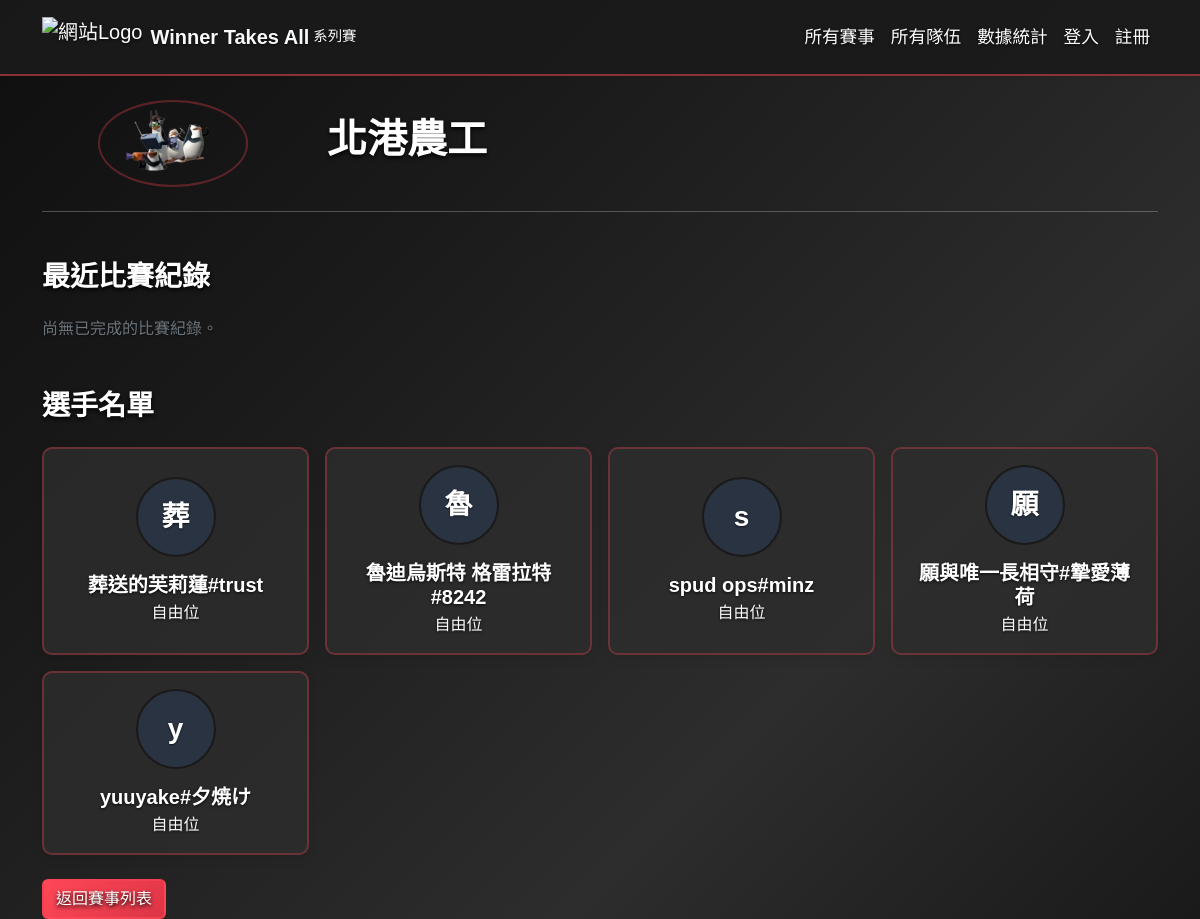
Screenshot of /teams/34/ with the database file from the repository.
### tournaments/models.py (models this page shows, shortened)
class Team(models.Model):
    name = models.CharField(max_length=100, unique=True, verbose_name="隊伍名稱")
    logo = models.ImageField(upload_to='team_logos/', null=True, blank=True, verbose_name="隊伍Logo")

class Player(models.Model):
    nickname = models.CharField(max_length=100, verbose_name="遊戲內暱稱")
    team = models.ForeignKey(Team, on_delete=models.CASCADE, related_name='players', verbose_name="所屬隊伍")
    avatar = models.ImageField(upload_to='player_avatars/', null=True, blank=True, verbose_name="選手頭像")
    role = models.CharField(
        max_length=20,
        choices=PLAYER_ROLES,
        default='Flex',
        verbose_name='角色定位'
    )

### tournaments/views.py (the view)
# urls.py: path('teams/<int:pk>/', views.team_detail, name='team_detail'), # 網址用複數 teams 較符合慣例
def team_detail(request, pk):
    team = get_object_or_404(Team, pk=pk)
    players = team.players.all()
    match_history = Match.objects.filter(
        Q(team1=team) | Q(team2=team),
        status='completed' # 只顯示已完成的比賽
    ).select_related('team1', 'team2', 'tournament').order_by('-match_time')
    context = {
        'team': team,
        'players': players,
        'match_history': match_history, # 將歷史戰績傳給模板
    }
    return render(request, 'tournaments/team_detail.html', context)

### tournaments/templates/tournaments/team_detail.html (shortened to what this page needs)
{% extends 'tournaments/base.html' %}
{% block content %}
    <div class="row align-items-center mb-4">
        <div class="col-md-3 text-center">
            {% if team.logo %}
                <img src="{{ team.logo.url }}" alt="{{ team.name }} Logo" class="img-fluid rounded-circle" style="max-width: 150px; border: 2px solid var(--border-color);">
            {% else %}
                <div class="p-4 rounded-circle d-inline-flex align-items-center justify-content-center" style="width: 150px; height: 150px; background-color: var(--surface-color); border: 2px solid var(--border-color);">
                    <span class="fs-1 text-secondary">{{ team.name|slice:":1" }}</span>
                </div>
            {% endif %}
        </div>
        <div class="col-md-9">
            <h1>{{ team.name }}</h1>
        </div>
    </div>
    <hr>
<h3 class="mt-5 mb-4">最近比賽紀錄</h3>
<div class="match-history-list" id="match-history-container">
    {% for match in match_history %}
        <div class="match-history-item card card-body mb-2 {% if forloop.counter > 4 %}is_hidden{% endif %}">
            <div class="row align-items-center g-0 text-center text-sm-start">
                <div class="col-12 col-sm-3 text-secondary mb-2 mb-sm-0">
                    <div>{{ match.tournament.name }}</div>
                    <small>第 {{ match.round_number }} 輪</small>
                         {% if match.map %}
                             <div class="mt-1"><span class="badge bg-secondary">{{ match.map }}</span></div>
                         {% endif %}
                </div>
                <div class="col-12 col-sm-6">
                    <div class="row align-items-center g-0">
                        <div class="col-5 d-flex justify-content-end align-items-center pe-2">
                            <span class="team-name d-none d-md-inline-block me-2">{{ match.team1.name }}</span>
                            {% if match.team1.logo %}
                            <img src="{{ match.team1.logo.url }}" class="match-history-logo" alt="{{ match.team1.name }}">
                            {% else %}
                            <div class="match-history-logo no-logo-placeholder-sm bg-secondary text-white-50 d-flex align-items-center justify-content-center">
                                {{ match.team1.name|slice:":1" }}
                            </div>
                            {% endif %}
                        </div>
                        <div class="col-2 text-center px-0">
                            <span class="match-score {% if match.winner == match.team1 %}score-win{% else %}score-lose{% endif %}">
                                {{ match.team1_score }}
                            </span>
                            <span class="mx-1">-</span>
                            <span class="match-score {% if match.winner == match.team2 %}score-win{% else %}score-lose{% endif %}">
                                {{ match.team2_score }}
                            </span>
                        </div>
                        <div class="col-5 d-flex align-items-center ps-2">
                            {% if match.team2.logo %}
                            <img src="{{ match.team2.logo.url }}" class="match-history-logo" alt="{{ match.team2.name }}">
                            {% else %}
                            <div class="match-history-logo no-logo-placeholder-sm bg-secondary text-white-50 d-flex align-items-center justify-content-center">
                                {{ match.team2.name|slice:":1" }}
                            </div>
                            {% endif %}
                            <span class="team-name d-none d-md-inline-block ms-2">{{ match.team2.name }}</span>
                        </div>
                    </div>
                </div>
                <div class="col-12 col-sm-3 text-secondary mt-2 mt-sm-0 text-sm-end">
                    {{ match.match_time|date:"Y-m-d H:i" }}
                </div>
            </div>
        </div>
    {% empty %}
        <p class="text-secondary">尚無已完成的比賽紀錄。</p>
    {% endfor %}
</div>
<h3 class="mt-5 mb-4">選手名單</h3>
<div class="row row-cols-1 row-cols-sm-2 row-cols-md-3 row-cols-lg-4 g-3">
    {% for player in players %}
        <div class="col">
            <a href="{% url 'player_detail' pk=player.pk %}" class="text-decoration-none">
                <div class="card h-100 player-card text-center">
                    <div class="card-body d-flex flex-column justify-content-center align-items-center p-3">
                        <div class="player-avatar-wrapper mb-3">
                            {% if player.avatar %}
                                <img src="{{ player.avatar.url }}" alt="{{ player.nickname }} Avatar">
                            {% else %}
                                <div class="player-avatar-placeholder bg-primary bg-opacity-10 text-primary d-flex align-items-center justify-content-center rounded-circle">
                                    <span class="fw-bold fs-3">{{ player.nickname|slice:":1" }}</span>
                                </div>
                            {% endif %}
                        </div>
                        <h5 class="card-title mb-1">{{ player.nickname }}</h5>
                        <p class="card-text text-secondary mb-0">
                            {% if player.get_role_display %}
                                {{ player.get_role_display }}
                            {% else %}
                                未設定角色
                            {% endif %}
                        </p>
                    </div>
                </div>
            </a>
        </div>
    {% empty %}
        <div class="col-12">
            <p class="text-secondary">目前尚無選手資料。</p>
        </div>
    {% endfor %}
</div>
    <a href="{% url 'tournament_list' %}" class="btn btn-secondary mt-4">返回賽事列表</a>
{% endblock %}

### tournaments/static/css/custom.css (style rules this page uses)
:root { --primary-color: #1a1a1a; --secondary-color: #2d2d2d; --accent-color: #ff4757; --background-color: #0f0f0f; --surface-color: #2d2d2d; --text-color: #f8f9fa; --text-secondary: #ffffff; --border-color: rgba(255, 71, 87, 0.3); --success-color: #ff4757; --error-color: #ff3742; }
html { background-color: var(--background-color); }
body { font-family: 'Noto Sans TC', sans-serif; background: linear-gradient(135deg, #0f0f0f 0%, #1a1a1a 30%, #2d2d2d 70%, #1a1a1a 100%); color: var(--text-color); background-color: var(--background-color); color: var(--text-color); }
h1, h2, h3, h4, h5 { color: var(--text-color); font-weight: 700; }
.card { background-color: var(--surface-color); border: 1px solid var(--border-color); border-radius: 8px; box-shadow: 0 4px 12px rgba(0,0,0,0.08); transition: all 0.3s ease; }
.card-body { color: var(--text-color); }
.card-title { color: var(--primary-color); }
.player-card { border-radius: 10px; transition: all 0.3s ease; }
.player-avatar-wrapper { width: 80px; height: 80px; border-radius: 50%; overflow: hidden; border: 2px solid var(--primary-color); display: flex; align-items: center; justify-content: center; background-color: var(--surface-color); }
.player-avatar-placeholder { width: 100%; height: 100%; font-size: 2rem; }
h1, h2, h3, h4, h5 { color: #ffffff !important; text-shadow: 0 2px 4px rgba(0, 0, 0, 1) !important; text-rendering: optimizeLegibility !important; -webkit-font-smoothing: antialiased !important; }
.card { background: rgba(45, 45, 45, 0.8) !important; border: 2px solid rgba(255, 71, 87, 0.3) !important; }
.card-body { color: #ffffff !important; text-shadow: 0 1px 3px rgba(0, 0, 0, 0.8) !important; }
.card-title, .card-text { color: #ffffff !important; text-shadow: 0 1px 3px rgba(0, 0, 0, 0.8) !important; }
.btn, .btn-primary { background: linear-gradient(135deg, #ff4757, #dc3545) !important; border: 2px solid rgba(255, 71, 87, 0.6) !important; color: #ffffff !important; text-shadow: 0 2px 4px rgba(0, 0, 0, 1) !important; }
p, span, div, li { color: #ffffff !important; text-shadow: 0 1px 2px rgba(0, 0, 0, 0.6) !important; }
a { color: #ff4757 !important; }

### rows the page displays
Team: logo (picture), name "北港農工"
Player: nickname "葬", nickname "葬送的芙莉蓮#trust", role "自由位"
Player: nickname "魯", nickname "魯迪烏斯特 格雷拉特#8242", role "自由位"
Player: nickname "s", nickname "spud ops#minz", role "自由位"
Player: nickname "願", nickname "願與唯一長相守#摯愛薄荷", role "自由位"
Player: nickname "y", nickname "yuuyake#夕焼け", role "自由位"
